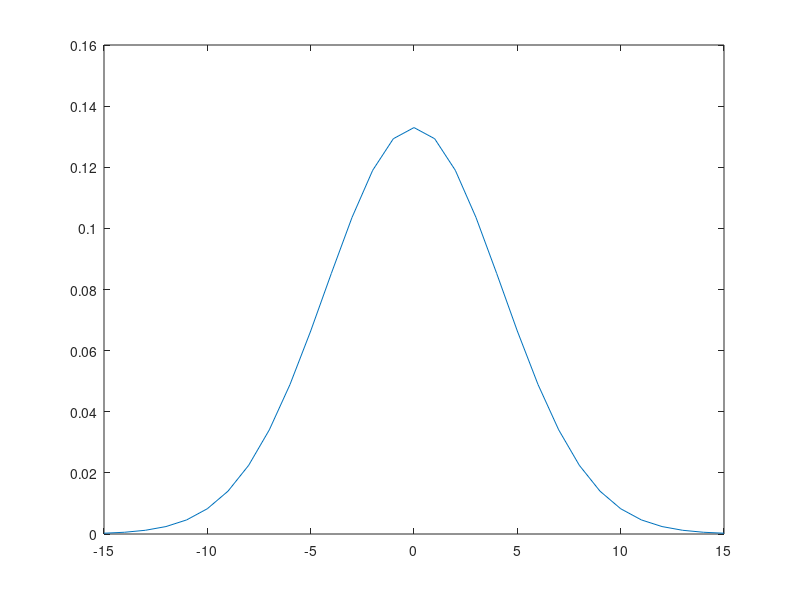

MATLAB code to generate this figure:
% That's pretty difficult...
% I'm joking, it's easy af.

% It's important to clear the workspace.
% Because It's important.
clear()

coef = 15;
x = -coef:1:coef;
deviation = 3;
hope = 0;

res = zeros(1, length(x));
for i = 1:length(x)
    res(i) = 1 / (deviation * sqrt(2*pi)) * exp( -( (x(i)-hope)^2 / (2 * deviation)^2 ) );
end

plot(x,res)